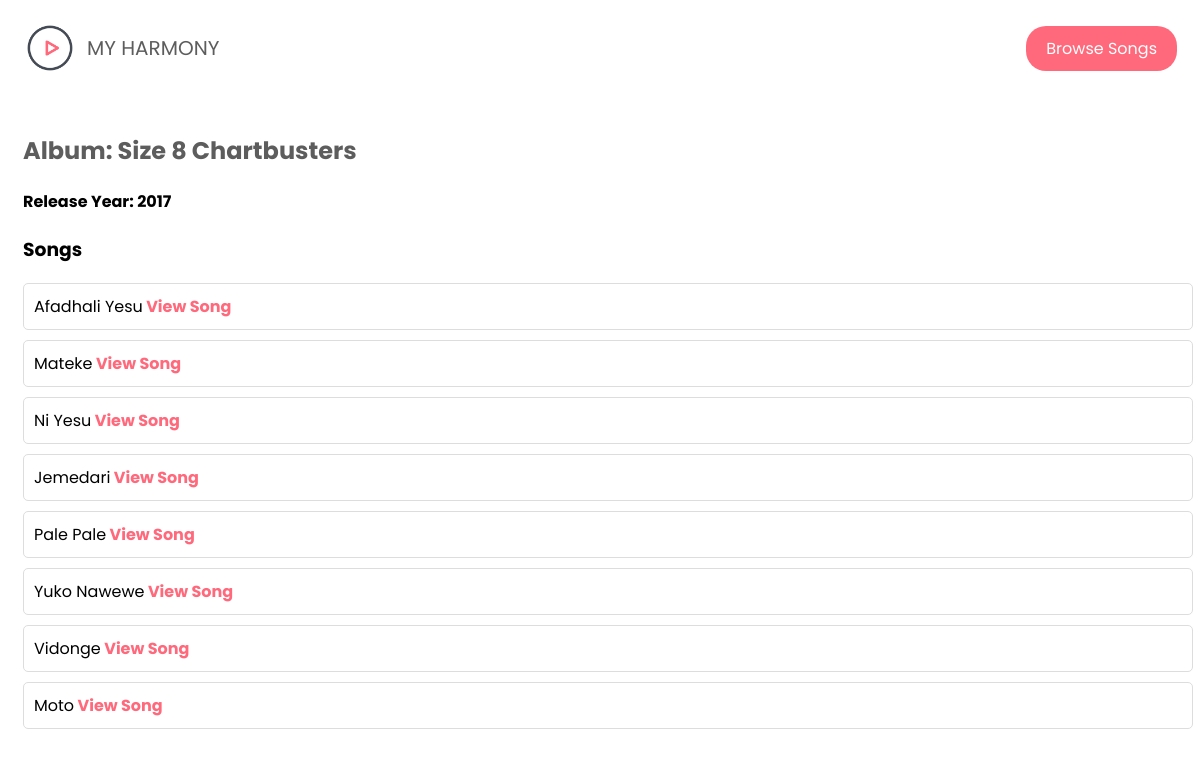
The page /album-details.php?id=1 on the database its author committed.
### tables this page shows
CREATE TABLE `albums` (
  `id` int(11) NOT NULL,
  `musician_id` int(11) DEFAULT NULL,
  `title` varchar(255) NOT NULL,
  `release_year` int(11) DEFAULT NULL
);

CREATE TABLE `songs` (
  `id` int(11) NOT NULL,
  `album_id` int(11) DEFAULT NULL,
  `title` varchar(255) NOT NULL,
  `lyrics` text DEFAULT NULL
);

### src/album-details.php (the view, shortened to what this page needs)
<?php
$config = include 'config.php';
$host = $config['DB_HOST'];
$username = $config['DB_USER'];
$password = $config['DB_PASSWORD'];
$database = $config['DB_DATABASE'];
$conn = new mysqli($host, $username, $password, $database);
if (isset($_GET['id'])) {
    $id = $_GET['id'];
    $result = $conn->query("SELECT * FROM albums WHERE id=$id");
    $album = $result->fetch_assoc();
    $result = $conn->query("SELECT * FROM songs WHERE album_id=$id");
    $songs = $result->fetch_all(MYSQLI_ASSOC);
} else {
    header('Location: index.php');
    exit();
}
?>
<!DOCTYPE html>
<html lang="en">
<head>
    <link rel="stylesheet" href="./assets/css/main.css">
</head>
<body>
    <div class="landing-page">
        <header id="navbar">
            <div class="container">
                <a href="./index.php" class="logo"><img src="./assets/images/favicon.ico" alt="logo">My Harmony</a>
                <ul class="links">
                    <a href="#songs">
                        <li>Browse Songs</li>
                    </a>
                </ul>
            </div>
        </header>
    </div>
    <section id="songs" class="details container">
        <h2>Album:
            <?php echo $album['title']; ?>
        </h2>
        <h4>Release Year:
            <?php echo $album['release_year']; ?>
        </h4>
        <h3>Songs</h3>
        <ul>
            <?php foreach ($songs as $song): ?>
                <li>
                    <?php
                    echo $song['title'];
                    echo '<a href="song-details.php?id=' . $song['id'] . '" class="read-more">';
                    echo ' View Song';
                    echo '</a>';
                    ?>
                </li>
            <?php endforeach; ?>
        </ul>
    </section>
</body>
</html>

### src/assets/css/main.css (style rules this page uses)
body { font-family: 'Poppins', sans-serif; }
a { text-decoration: none; }
ul { list-style: none; padding: 0; margin: 0; }
.container { padding-left: 15px; padding-right: 15px; margin-left: auto; margin-right: auto; }
@media (min-width: 768px) { .container { width: 750px; } }
@media (min-width: 992px) { .container { width: 970px; } }
@media (min-width: 1200px) { .container { width: 1170px; } }
.landing-page header { min-height: 80px; display: flex; }
.logo { display: flex; align-items: center; text-decoration: none; }
.logo img { height: 54px; width: 54px; margin-right: 10px; }
.landing-page header .container { display: flex; align-items: center; justify-content: space-between; }
.landing-page header .logo { color: #5d5d5d; text-transform: uppercase; font-size: 20px; }
.landing-page header .links { display: flex; align-items: center; }
.landing-page header .links li { margin-left: 30px; color: #5d5d5d; cursor: pointer; transition: .3s; }
.landing-page header .links li:last-child { border-radius: 20px; padding: 10px 20px; color: #FFF; background-color: #FF697B; }
.details { height: 100vh; padding-top: 25px; }
.details h2 { color: #5d5d5d; }
.details ul { list-style: none; padding: 0; margin: 0; }
.details li { margin-bottom: 10px; padding: 10px; border: 1px solid #ddd; border-radius: 5px; }
.details a { text-decoration: none; color: #FF697B; font-weight: bold; }

### rows shown on the page
albums: title "Size 8 Chartbusters", release_year "2017"
songs: title "Afadhali Yesu"
songs: title "Mateke"
songs: title "Ni Yesu"
songs: title "Jemedari"
songs: title "Pale Pale"
songs: title "Yuko Nawewe"
songs: title "Vidonge"
songs: title "Moto"
